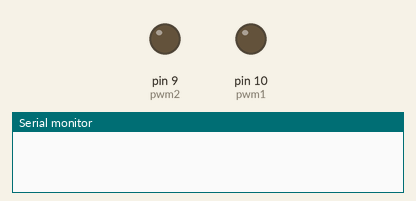
Recording of a sketch running on a simulated Arduino Uno, built with avr-gcc and run on an emulated ATmega328P. Parts: output pins drawn as LEDs (lit = HIGH), the last lines printed to the serial monitor.

Above: at 0.1 s.
At 39.1 s:
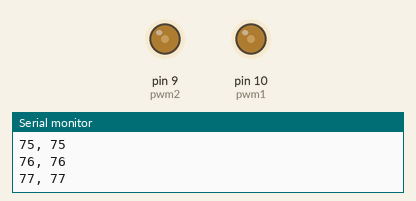
Timing chart, 0 to 40.0 s (numbered marks = the images above):
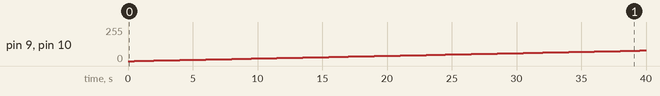

Measured:
- by itself, pin 9 (pwm2), pin 10 (pwm1): moves from 0/255 to 79/255 over 39.0 s

The sketch:

voltageTesting_nano.ino
```cpp
const int pwm1 = 10;
const int pwm2 = 9;

void setup() {
  pinMode(pwm1, OUTPUT);
  pinMode(pwm2, OUTPUT);

  Serial.begin(9600);
}

void loop() {
  int val1 = 0;
  int val2 = 0;

  for (int i(0); i < 255; ++i)
  {
    analogWrite(pwm1, i);
    analogWrite(pwm2, i);
    delay(500);

    Serial.print(i);
    Serial.print(", ");
    Serial.println(i);
  }

  for (int i(255); i > 0; --i)
  {
    analogWrite(pwm1, i);
    analogWrite(pwm2, i);
    delay(500);

    Serial.print(i);
    Serial.print(", ");
    Serial.println(i);
  }
}
```
